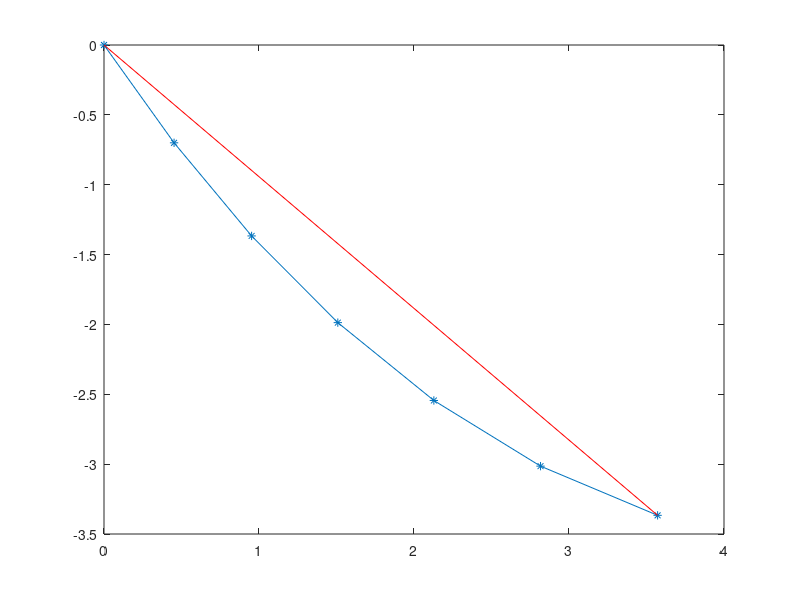

MATLAB code to generate this figure:
% Gravitational constant
dGravitationConstant = 9.81; % [kg m/s^2]
% Weight of the cable in total
dCableWeight = 0.5; % [kg]
% Number of nodes
nNodes = 5; % []
% Weight of each node
dNodeWeight = dCableWeight./nNodes; % [kg]
% Length of Cable
nCableLength = 5;
% Distance between each node
dNodeDistance = nCableLength./(nNodes+1); % [m]
% Number of "lengths" we have
nNodeLengths = nNodes + 1;
% Array of forces on each node
aNodeForceDirections = zeros(2, nNodes+1);
vNodeForceAmounts = zeros(1, nNodes+1);
vNodeForceAngle = zeros(1, nNodes+1);

% Force applied to bi
dLoadForceAmount = 5; % [N]
% Angle of force with respect to global x-axis
dLoadForceAngle = deg2rad(-25); % [deg]


aNodeForceDirections(1,end) = dLoadForceAmount.*cos(dLoadForceAngle);
aNodeForceDirections(2,end) = dLoadForceAmount.*sin(dLoadForceAngle);
vNodeForceAmounts(end) = dLoadForceAmount;
vNodeForceAngle(end) = dLoadForceAngle;

vNodeGravitationalForce = dNodeWeight.*dGravitationConstant.*[0; -1];

for iNode = nNodes:-1:1
    iNodeIndex = iNode;
    vNodeForce = (aNodeForceDirections(:,iNodeIndex+1) + vNodeGravitationalForce);
    aNodeForceDirections(:,iNodeIndex) = vNodeForce;
    vNodeForceAmounts(iNodeIndex) = norm(aNodeForceDirections(:,iNodeIndex));
    vNodeForceAngle(iNodeIndex) = atan2(aNodeForceDirections(2,iNodeIndex), aNodeForceDirections(1,iNodeIndex));
end

% To keep the calculated node positions, note that this array is two larger than
% the number of nodes which is because it will be keeping a_i and b_i in the
% first and last column respectively
aNodePositions = zeros(2, nNodes+2);

for iNode = 1:nNodes+1
    iNodeIndex = iNode;
    aNodePositions(:,iNodeIndex+1) = aNodePositions(:,iNodeIndex) + dNodeDistance.*[cos(vNodeForceAngle(iNodeIndex)); sin(vNodeForceAngle(iNodeIndex))];
end

clear iNode* vNodeForce;

figure; plot(aNodePositions(1,:), aNodePositions(2,:), '-*', aNodePositions(1,[1, end]), aNodePositions(2,[1, end]), 'r');


return;








































% Total length of cable
dLength = 10; % [m]
% Unit weight of the cable
dUnitWeight = 1.500; % [kg/m]%
% Mass of the cable
dMassCable = dUnitWeight*dLength; % [kg]
dMassNode = dMassCable/(nNodes+2); % [kg]
% Distance between nodes
dNodeDistance = dLength/(nNodes+1); % [m]
% Nominal force that pulls at node N+1
Fp = 50; % [N]
% Fp = 0;
% Fp = 10*dMassCable*g;
% Angle the force Fp has with the x-axis at node N+1
phi = deg2rad(-23);
% phi = deg2rad(0);
% phi = deg2rad(180);






























% aLoadForceDirn = zeros(2, nNodes + 2);
% vLoadForceAngle = zeros(1, nNodes + 2);
% vLoadForceMag = zeros(1, nNodes + 2);
% vNodePosition = zeros(2, nNodes + 2);
% 
% aLoadForceDirn(:, end) = (Fp.*[cos(phi); sin(phi)] + dMassNode*g.*[0; -1]);
% vLoadForceAngle(end) = atan2(aLoadForceDirn(2, end), aLoadForceDirn(1, end));
% 
% % Loop over all nodes starting at the last node to calculate their load forces
% % and angles of these forces
% for iNode = fliplr(1:nNodes+1)
%     aLoadForceDirn(:, iNode) = aLoadForceDirn(:, iNode + 1) + dMassNode.*g.*[0; -1];
%     vLoadForceAngle(iNode) = atan2(aLoadForceDirn(2, iNode), aLoadForceDirn(1, iNode));
%     vLoadForceMag(end) = sqrt(sum(aLoadForceDirn(:, iNode).^2));
% end
% 
% for iNode = 1:size(vNodePosition, 2)
%     vNodePosition(:, iNode + 1) = dNodeDistance.*[cos(vLoadForceAngle(iNode)); sin(vLoadForceAngle(iNode))] + vNodePosition(:, iNode);
% end








% 
% 
% % Keeps the calculated angles
% vAngles = zeros(1, nNodes);
% vAngles(nNodes) = phi;
% % Keep the direction 
% aLoadForces = zeros(2, nNodes);
% aLoadForces(:, end) = (Fp.*[cos(phi); sin(phi)] + dMassNode*g.*[0; -1]);
% % aLoadForces(:, nNodes + 1) = (Fp.*[cos(phi); sin(phi)] + dMassNode*g.*[0; -1]);
% % aForces(:,nNodes + 1) = -(Fp.*[cos(phi); sin(phi)] + dMassNode*g.*[0; -1]);
% % Keeps the nominal forces at each node
% vForces = zeros(1, nNodes);
% % vForces = sqrt(sum(aLoadForces.^2));
% % Keep the position of each node
% vPositions = zeros(2, nNodes);
% 
% % Loop over all nodes starting at the last node
% for iNode = fliplr(2:nNodes)
%     aForceOnNode = aLoadForces(:, iNode);
%     aResultingForce = -(aForceOnNode + dMassNode*g.*[0; -1]);
%     
%     aLoadForces(:, iNode-1) = -aResultingForce;
%     
%     vForces(iNode) = sqrt(sum(aLoadForces(:, iNode).^2));
%     vAngles(iNode) = atan2(aLoadForces(2, iNode), aLoadForces(1, iNode));
% end
% 
% % for iNode = fliplr(1:nNodes)
% %     aForces(:, iNode) = -aForces(:, iNode + 1);
% %     vForces(iNode) = sqrt(sum(aForces(:, iNode).^2));
% %     
% %     vAngles(iNode) = atan2(-aForces(2, iNode), -aForces(1, iNode));
% %     
% % %     Fx = vForces(iNode + 1)*cos(vAngles(iNode + 1));
% % %     Fz = dMassNode*g + vForces(iNode + 1)*sin(vAngles(iNode + 1));
% % %     vForces(iNode) = sqrt( Fx.^2 + Fz.^2 );
% % %     
% % % %     vAngles(iNode) = 1/2*acos(2*Fx*Fz/(vForces(iNode).^2));
% % %     
% % % %     vAngles(iNode) = atan2( dMassNode*g + vForces(iNode+1)*sin(vAngles(iNode+1)), vForces(iNode+1)*cos(vAngles(iNode+1)) );
% % %     vAngles(iNode) = atan2(Fz, Fx);
% % % %     vAngles(iNode) = atan( ( dMassNode*g + vForces(iNode+1)*sin(vAngles(iNode+1)) )/( vForces(iNode+1)*cos(vAngles(iNode+1)) ) );
% % %     
% % %     aForces(:,iNode) = vForces(iNode).*[cos(vAngles(iNode)); sin(vAngles(iNode))];
% % end
% 
% for iNode = 1:size(vPositions, 2)-1
%     vPositions(:, iNode+1) = dNodeDistance.*[cos(vAngles(iNode)); sin(vAngles(iNode))] + vPositions(:, iNode);
% end
% % rad2deg(vAngles)
% % vPositions

figure; plot(vNodePosition(1, :), vNodePosition(2, :), vNodePosition(1, [1, end]), vNodePosition(2, [1, end]));
